Frame 1 (no input): blank canvas, image omitted
Frame 60 (the mouse pressed at the canvas centre just before this capture): blank canvas, image omitted
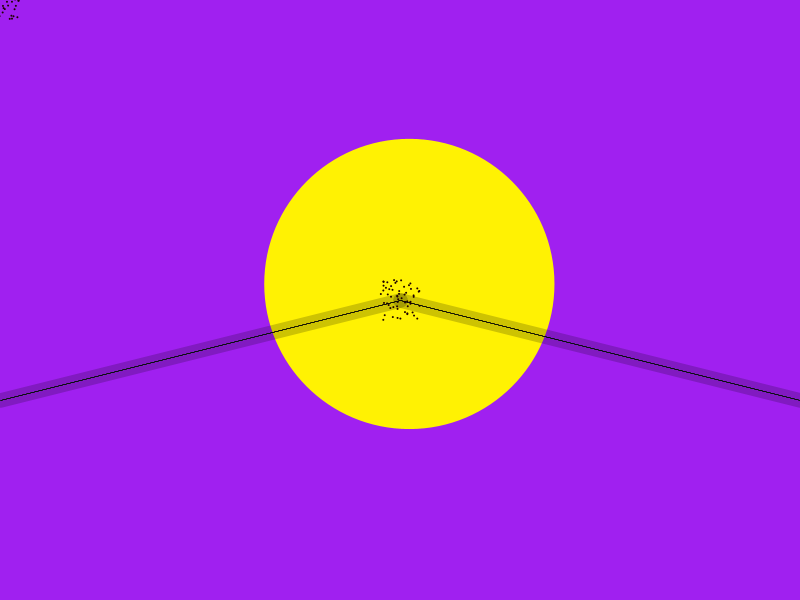
Frame 120 (the mouse held since frame 60 and released just before this capture)

The Processing sketch whose frames 1 and 60 were blank and that drew this single picture after the mouse press (run headless with seeded random() and noise(); from frame 60 on, the mouse is pressed at the canvas centre):

// Processing sketch: processing_138546
// ── processing_138546.pde

void setup() {
  size(800, 600);
  background(160,32,240);
  smooth();
}

  float a;
  void draw() {
  a=abs(mouseX-pmouseX);
  noStroke();
  float a_ellipse=a=random(2,a);
  color ellipse_color = color(30+random(a), random(a), random(a));
  fill(ellipse_color);
  ellipse(mouseX+random(-20,20),mouseY+random(-20,20), a_ellipse,a_ellipse);
  if (mousePressed == true) {
    strokeWeight(0.1+a/20);
    stroke(0, 50);
    strokeWeight(0.1+a/20);
    line(mouseX, mouseY, width, mouseX);
    line(mouseX, mouseY, 0, mouseX);
    stroke(0);
    strokeWeight(0.5+a/20);
}
  }
